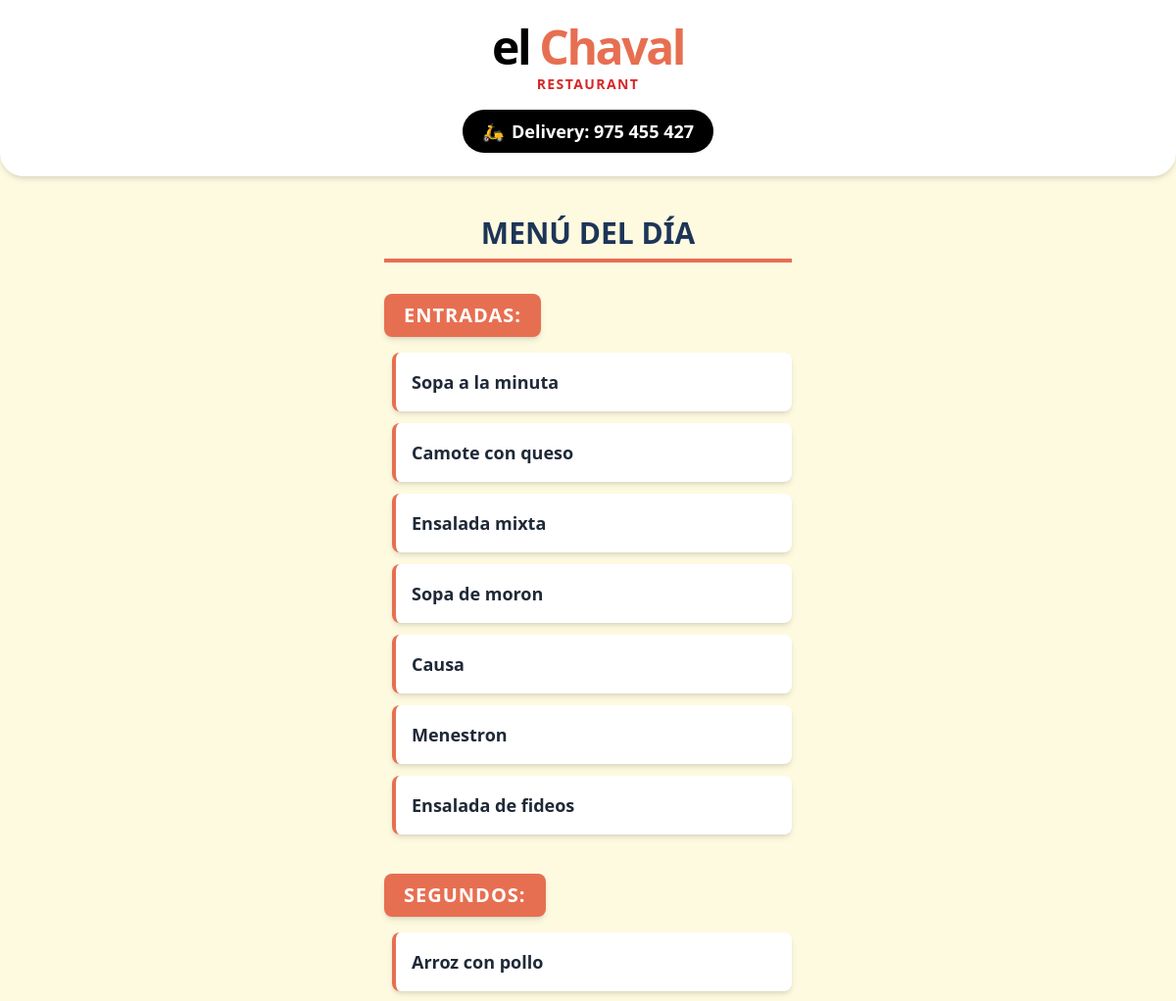
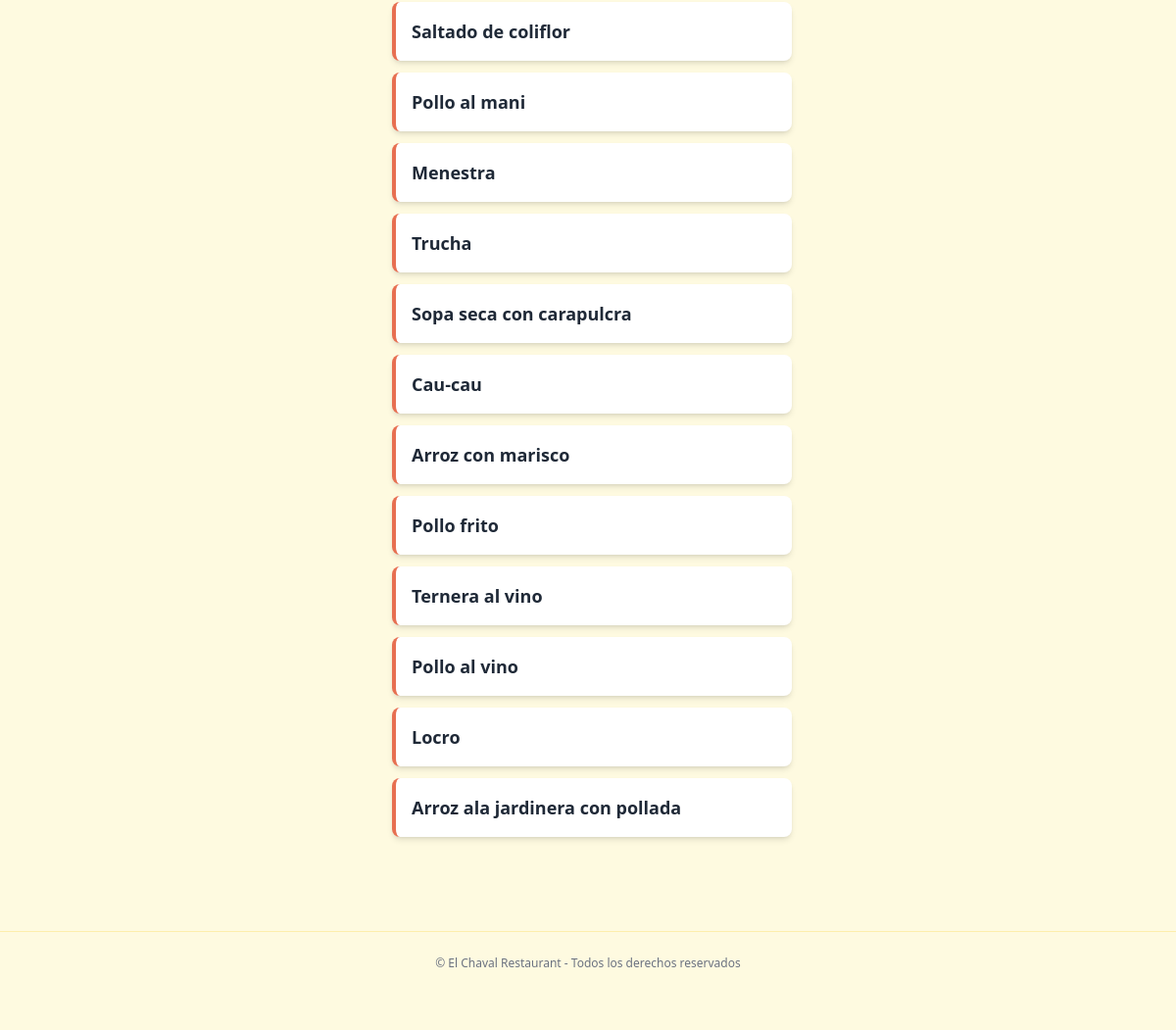
The app's page /frontend/index.php with its own data (2 pictures, top to bottom).
### tables this page shows
CREATE TABLE categorias (
    id INT AUTO_INCREMENT PRIMARY KEY,
    nombre VARCHAR(50) NOT NULL
);

CREATE TABLE platos (
    id INT AUTO_INCREMENT PRIMARY KEY,
    nombre VARCHAR(100) NOT NULL,
    id_categoria INT,
    precio DECIMAL(10,2) DEFAULT 0.00,
    estado ENUM('disponible', 'agotado') DEFAULT 'disponible',
    FOREIGN KEY (id_categoria) REFERENCES categorias(id)
);

### frontend/index.php (the view, shortened to what this page needs)
<?php
require_once '../backend/conexion.php';
?>
<!DOCTYPE html>
<html lang="es">
<head>
    <script src="https://cdn.tailwindcss.com"></script>
</head>
<body class="bg-chaval-crema text-chaval-oscuro font-sans antialiased pb-10">
    <header class="bg-white shadow-md p-6 text-center rounded-b-3xl mb-6">
        <h1 class="text-5xl font-extrabold tracking-tighter text-black">
            el <span class="text-chaval-naranja">Chaval</span>
        </h1>
        <p class="text-chaval-rojo font-bold text-sm tracking-widest uppercase mt-1">Restaurant</p>
        <div class="mt-4 inline-flex items-center gap-2 bg-black text-white px-5 py-2 rounded-full font-bold shadow-sm text-lg">
            <span>🛵</span> Delivery: 975 455 427
        </div>
    </header>
    <main class="max-w-md mx-auto p-4">
        <h2 class="text-3xl font-black text-center mb-8 border-b-4 border-chaval-naranja pb-2">MENÚ DEL DÍA</h2>
        <?php
        $sql_categorias = "SELECT * FROM categorias";
        $result_categorias = $conn->query($sql_categorias);
        if ($result_categorias->num_rows > 0) {
            while($categoria = $result_categorias->fetch_assoc()) {
                echo '<div class="mb-10">';
                echo '<div class="bg-chaval-naranja text-white text-xl font-black py-2 px-5 rounded-lg mb-4 shadow-md inline-block uppercase tracking-wider">';
                echo $categoria["nombre"] . ':';
                echo '</div>';
                echo '<ul class="space-y-3 pl-2">';
                $id_cat = $categoria["id"];
                $sql_platos = "SELECT nombre, estado FROM platos WHERE id_categoria = $id_cat";
                $result_platos = $conn->query($sql_platos);
                if ($result_platos->num_rows > 0) {
                    while($plato = $result_platos->fetch_assoc()) {
                        if ($plato['estado'] == 'agotado') {
                            echo '<li class="bg-gray-100 p-4 rounded-lg shadow-sm border border-gray-200 flex justify-between items-center opacity-75 mb-3">';
                            echo '<span class="text-gray-500 font-semibold">' . htmlspecialchars($plato["nombre"]) . '</span>';
                            echo '<span class="text-[10px] bg-red-100 text-red-500 font-black px-2 py-1 rounded border border-red-200 uppercase tracking-widest">Agotado</span>';
                            echo '</li>';
                        }
                        else {
                            echo '<li class="bg-white text-gray-800 font-bold p-4 rounded-lg shadow-md border-l-4 border-chaval-naranja text-lg flex items-center mb-3">';
                            echo '<span>' . htmlspecialchars($plato["nombre"]) . '</span>';
                            echo '</li>';
                        }
                    }
                } else {
                    echo '<li class="text-gray-500 italic">No hay platos disponibles.</li>';
                }
                echo '</ul>';
                echo '</div>';
            }
        } else {
            echo '<p class="text-center text-red-500">No hay menú configurado hoy.</p>';
        }
        ?>
    </main>
    <footer class="text-center py-6 border-t border-amber-200/60 mt-10">
        <p class="text-xs text-gray-500 font-medium mb-2">© El Chaval Restaurant - Todos los derechos reservados</p>
    </footer>
</body>
</html>

### records on screen
categorias: nombre "ENTRADAS"
platos: nombre "Sopa a la minuta"
platos: nombre "Camote con queso"
platos: nombre "Ensalada mixta"
platos: nombre "Sopa de moron"
platos: nombre "Causa"
platos: nombre "Menestron"
platos: nombre "Ensalada de fideos"
categorias: nombre "SEGUNDOS"
platos: nombre "Arroz con pollo"
platos: nombre "Saltado de coliflor"
platos: nombre "Pollo al mani"
platos: nombre "Menestra"
platos: nombre "Trucha"
platos: nombre "Sopa seca con carapulcra"
platos: nombre "Cau-cau"
platos: nombre "Arroz con marisco"
platos: nombre "Pollo frito"
platos: nombre "Ternera al vino"
platos: nombre "Pollo al vino"
platos: nombre "Locro"
platos: nombre "Arroz ala jardinera con pollada"
